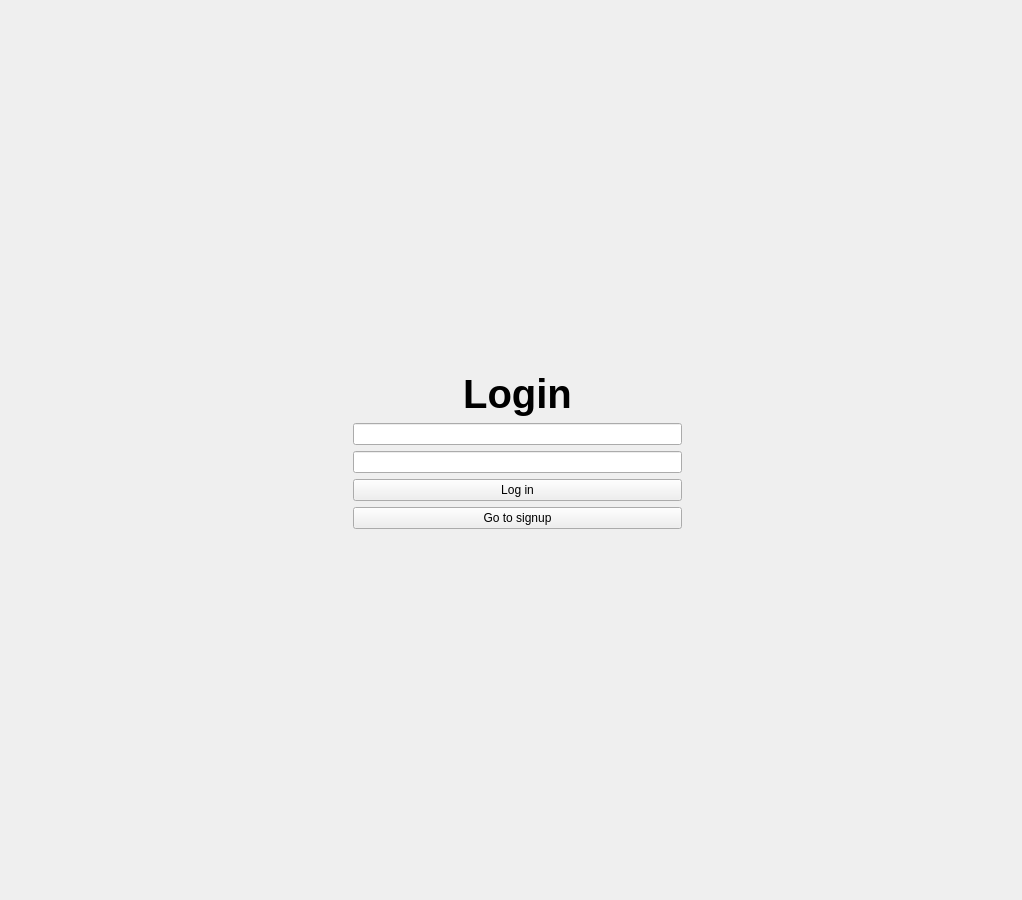
<?xml version="1.0" encoding="UTF-8"?>
<ui version="4.0">
 <class>LoginForm</class>
 <widget class="QWidget" name="LoginForm">
  <property name="geometry">
   <rect>
    <x>0</x>
    <y>0</y>
    <width>1022</width>
    <height>900</height>
   </rect>
  </property>
  <property name="windowTitle">
   <string>Form</string>
  </property>
  <layout class="QGridLayout" name="gridLayout">
   <item row="0" column="2">
    <spacer name="vertical_spacer">
     <property name="orientation">
      <enum>Qt::Vertical</enum>
     </property>
     <property name="sizeHint" stdset="0">
      <size>
       <width>20</width>
       <height>40</height>
      </size>
     </property>
    </spacer>
   </item>
   <item row="1" column="3">
    <spacer name="horizontal_spacer_2">
     <property name="orientation">
      <enum>Qt::Horizontal</enum>
     </property>
     <property name="sizeHint" stdset="0">
      <size>
       <width>40</width>
       <height>20</height>
      </size>
     </property>
    </spacer>
   </item>
   <item row="1" column="2">
    <layout class="QVBoxLayout" name="vertical_layout">
     <item>
      <widget class="QLabel" name="label">
       <property name="font">
        <font>
         <pointsize>30</pointsize>
         <weight>75</weight>
         <bold>true</bold>
        </font>
       </property>
       <property name="text">
        <string>Login</string>
       </property>
       <property name="alignment">
        <set>Qt::AlignCenter</set>
       </property>
      </widget>
     </item>
     <item>
      <widget class="QLineEdit" name="username"/>
     </item>
     <item>
      <widget class="QLineEdit" name="password"/>
     </item>
     <item>
      <widget class="QPushButton" name="login">
       <property name="text">
        <string>Log in</string>
       </property>
      </widget>
     </item>
     <item>
      <widget class="QPushButton" name="go_to_signup">
       <property name="text">
        <string>Go to signup</string>
       </property>
      </widget>
     </item>
    </layout>
   </item>
   <item row="1" column="1">
    <spacer name="horizontal_spacer">
     <property name="orientation">
      <enum>Qt::Horizontal</enum>
     </property>
     <property name="sizeHint" stdset="0">
      <size>
       <width>40</width>
       <height>20</height>
      </size>
     </property>
    </spacer>
   </item>
   <item row="1" column="0">
    <widget class="QLabel" name="logo">
     <property name="text">
      <string/>
     </property>
     <property name="pixmap">
      <pixmap resource="resource.qrc">:/images/app/logo.png</pixmap>
     </property>
     <property name="alignment">
      <set>Qt::AlignCenter</set>
     </property>
    </widget>
   </item>
   <item row="2" column="2">
    <spacer name="vertical_spacer_2">
     <property name="orientation">
      <enum>Qt::Vertical</enum>
     </property>
     <property name="sizeHint" stdset="0">
      <size>
       <width>20</width>
       <height>40</height>
      </size>
     </property>
    </spacer>
   </item>
  </layout>
 </widget>
 <resources>
  <include location="resource.qrc"/>
 </resources>
 <connections/>
</ui>
